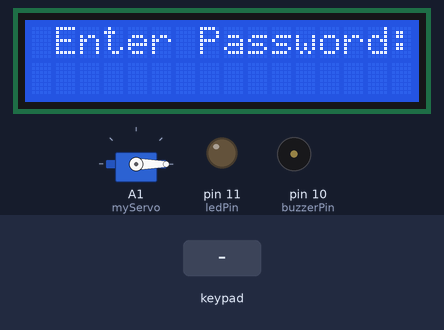
Simulated run of this sketch. Board: Arduino Uno, built with avr-gcc and run on an emulated ATmega328P. Shown: 16×2 character LCD, servo, output pins drawn as LEDs (lit = HIGH), buzzer (waves = sounding). Inputs (shaded band) come from the test bench. What the sketch prints to the serial monitor is not drawn.

Above: at 1.2 s.
1.3 s: keypad keys 1 2 3 4 # pressed 0.4 s apart
At 3.7 s:
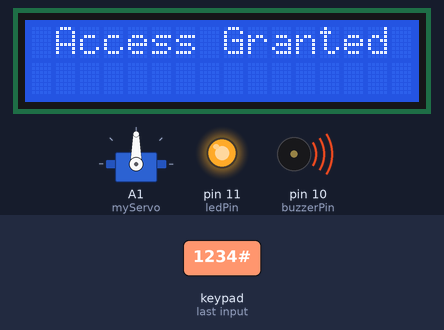
4.8 s: key '#' pressed
7.8 s: keypad keys 5 4 3 2 * pressed 0.4 s apart
At 10.1 s:
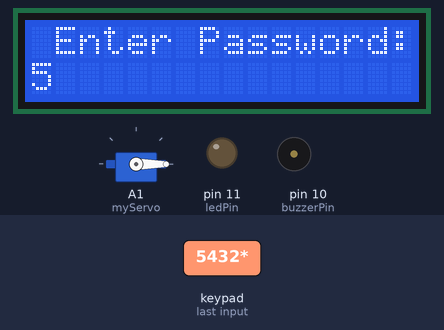
11.4 s: key '6' pressed
At 11.7 s:
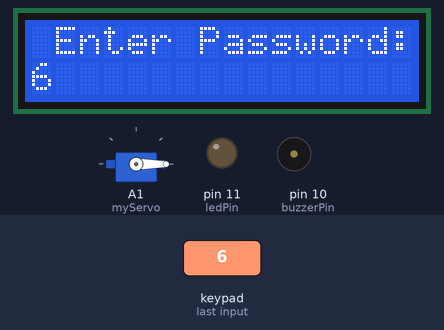
Timing chart, 0 to 13.9 s (numbered marks = the images above; inputs shaded):
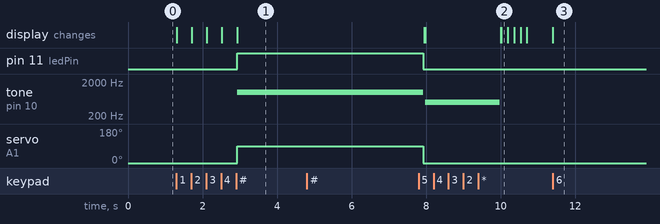

Measured:
- after the input at 1.3 s, pin 11 (ledPin): LOW → HIGH after 1.6 s; tone on pin 10 (buzzerPin): silent → 1000 Hz after 1.6 s; servo on A1 (myServo): 0° → 90° after 1.6 s; the display: first changes at once (image 1 shows a later state)
- after the input at 4.8 s, every drawn part: stays the same
- after the input at 11.4 s, the display: changes at once (image 3)

The sketch:

RFISHEESH.ino
```cpp
#include <Keypad.h>
#include <LiquidCrystal_I2C.h>
#include <Servo.h>  // Include the Servo library

// Define LCD address and create object
LiquidCrystal_I2C lcd(0x27, 16, 2);

// Set up the Servo object
Servo myServo;

// Define the rows and columns for the keypad
const byte ROWS = 4;
const byte COLS = 3;  // Now the keypad has 3 columns

// Define the keymap
char keys[ROWS][COLS] = {
  {'1','2','3'},
  {'4','5','6'},
  {'7','8','9'},
  {'*','0','#'}
};

// Connect to the row and column pinouts of the keypad (pins 2 to 8)
byte rowPins[ROWS] = {5, 4, 3, 2};  // Rows are connected to pins 2, 3, 4, and 5
byte colPins[COLS] = {8, 7, 6};     // Columns are connected to pins 6, 7, and 8

// Create an object of the Keypad class
Keypad keypad = Keypad(makeKeymap(keys), rowPins, colPins, ROWS, COLS);

String password = "1234";  // Set your password
String input = "";         // Store the input password

// Define pin numbers for buzzer and LED
const int buzzerPin = 10;
const int ledPin = 11;

int invalidAttempts = 0;   // Counter for invalid attempts

void setup() {
  lcd.init();
  lcd.clear();
  lcd.backlight();

  lcd.setCursor(1, 0);
  lcd.print("Enter Password:");

  myServo.attach(A1);  // Attach the servo on analog pin A1 to the servo object
  myServo.write(0);    // Set the servo to 0 degrees (locked position)

  pinMode(buzzerPin, OUTPUT);  // Set buzzer pin as output
  pinMode(ledPin, OUTPUT);     // Set LED pin as output
  digitalWrite(ledPin, LOW);   // Turn off LED by default (initial state)

  Serial.begin(9600);
}

void loop() {
  char key = keypad.getKey();  // Read the key

  // If a key is pressed
  if (key) {
    Serial.print("Key Pressed: ");
    Serial.println(key);

    if (key == '#') {  // Check if the entered key is '#'
      if (input == password) {  // Check if the input matches the password
        lcd.clear();
        lcd.setCursor(1, 0);
        lcd.print("Access Granted");

        digitalWrite(ledPin, HIGH);  // Turn on LED for correct password
        tone(buzzerPin, 1000);       // Play buzzer sound at 1000 Hz
        myServo.write(90);           // Unlock the door (rotate the servo to 90 degrees)

        delay(5000);                 // Keep the door unlocked for 5 seconds

        myServo.write(0);            // Lock the door again (rotate the servo back to 0 degrees)
        digitalWrite(ledPin, LOW);   // Turn off LED after the door locks
        noTone(buzzerPin);           // Stop buzzer sound

        invalidAttempts = 0;         // Reset invalid attempts on successful access
        lcd.clear();
        lcd.setCursor(1, 0);
        lcd.print("Enter Password:");
      } else {
        invalidAttempts++;           // Increment the invalid attempts counter
        lcd.clear();
        lcd.setCursor(1, 0);
        lcd.print("Access Denied");

        tone(buzzerPin, 500);        // Play a lower tone for denied access

        delay(2000);                 // Display "Access Denied" for 2 seconds
        noTone(buzzerPin);           // Stop buzzer

        lcd.clear();
        lcd.setCursor(1, 0);
        lcd.print("Enter Password:");

        // If 4 invalid attempts are reached
        if (invalidAttempts >= 4) {
          lcd.clear();
          lcd.setCursor(0, 0);
          lcd.print("Too Many Tries");
          lcd.setCursor(0, 1);
          lcd.print("Buzzer Active!");

          // Activate buzzer continuously
          while (invalidAttempts >= 4) {
            tone(buzzerPin, 1000);  // Continuous buzzer sound
            delay(3000);            // Keep buzzer on for 3 seconds
            noTone(buzzerPin);      // Stop buzzer
            delay(1000);            // 1-second pause between buzzers
          }
        }
      }
      input = "";  // Clear the input
    } else if (key == '*') {
      // Clear the input if '*' is pressed
      input = "";
      lcd.setCursor(0, 1);
      lcd.print("                "); // Clear the second line on the LCD
    } else {
      // Append the key to the input string
      input += key;
      lcd.setCursor(0, 1);
      lcd.print(input);  // Display the input on the LCD
    }
  }
}
```
